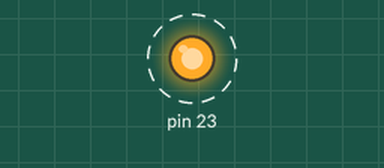
Simulated run of this sketch. Board: Arduino Mega 2560, built with avr-gcc and run on an emulated ATmega2560. On the bench: output pins drawn as LEDs (lit = HIGH). Dashed ring = blinking.

Above: at 0.15 s.
Timing chart, 0 to 3.0 s (numbered marks = the images above):
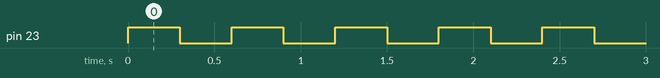

Measured:
- by itself, pin 23: alternates HIGH for 0.30 s and LOW for 0.30 s

The sketch:

FT232RL.ino
```cpp
void setup() {
  pinMode(23, OUTPUT);
}

void loop() {
  digitalWrite(23, HIGH);
  delay(300);
  digitalWrite(23, LOW);
  delay(300);
}
```
